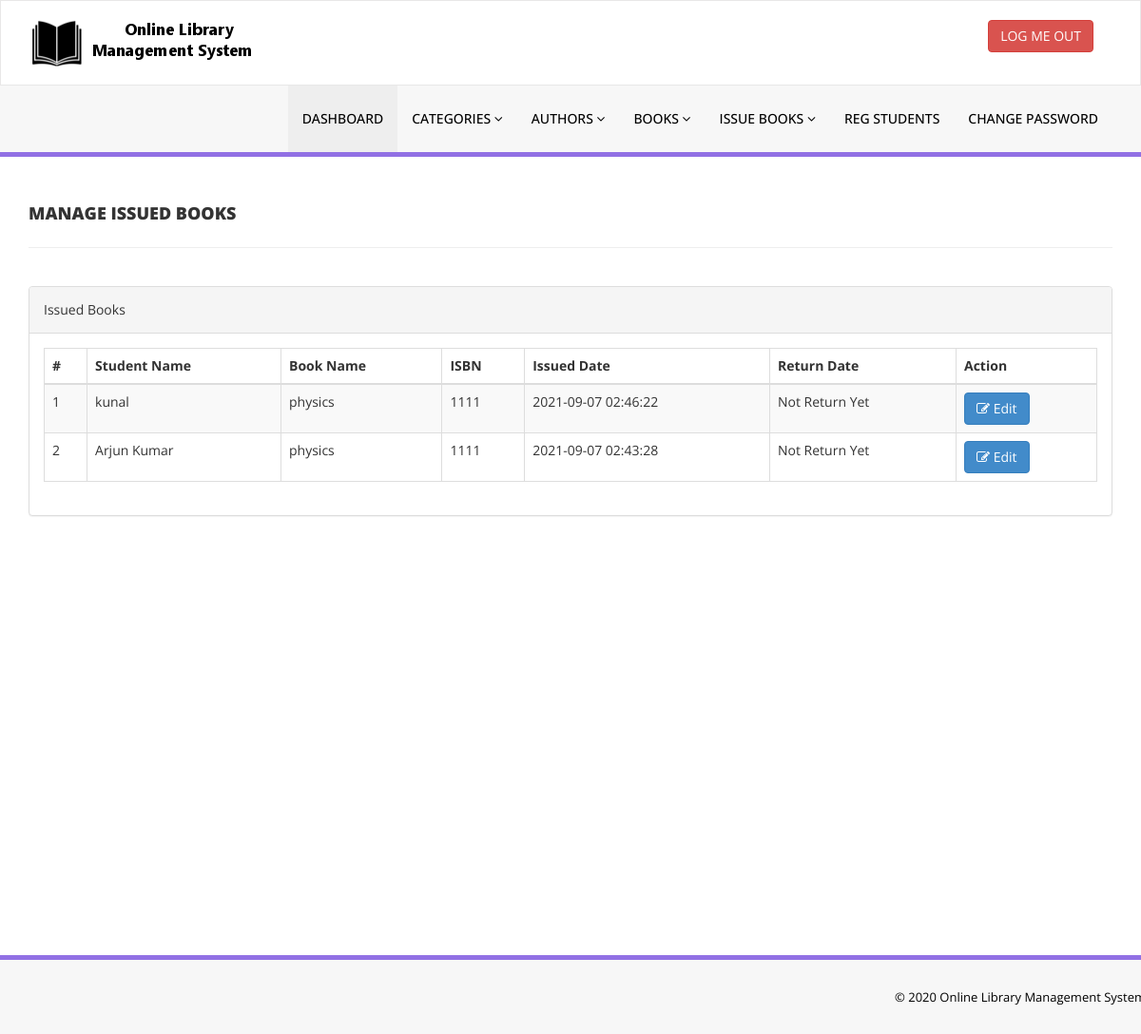
The app's page /admin/manage-issued-books.php (signed in) with its own data.
### tables this page shows
CREATE TABLE `tblissuedbookdetails` (
  `id` int(11) NOT NULL,
  `BookId` int(11) DEFAULT NULL,
  `StudentID` varchar(150) DEFAULT NULL,
  `IssuesDate` timestamp NULL DEFAULT current_timestamp(),
  `ReturnDate` timestamp NULL DEFAULT NULL ON UPDATE current_timestamp(),
  `RetrunStatus` int(1) NOT NULL,
  `fine` int(11) DEFAULT NULL
);

CREATE TABLE `tblstudents` (
  `id` int(11) NOT NULL,
  `StudentId` varchar(100) DEFAULT NULL,
  `FullName` varchar(120) DEFAULT NULL,
  `EmailId` varchar(120) DEFAULT NULL,
  `MobileNumber` char(11) DEFAULT NULL,
  `Password` varchar(120) DEFAULT NULL,
  `Status` int(1) DEFAULT NULL,
  `RegDate` timestamp NULL DEFAULT current_timestamp(),
  `UpdationDate` timestamp NULL DEFAULT NULL ON UPDATE current_timestamp()
);

CREATE TABLE `tblbooks` (
  `id` int(11) NOT NULL,
  `BookName` varchar(255) DEFAULT NULL,
  `CatId` int(11) DEFAULT NULL,
  `AuthorId` int(11) DEFAULT NULL,
  `ISBNNumber` int(11) DEFAULT NULL,
  `BookPrice` int(11) DEFAULT NULL,
  `RegDate` timestamp NULL DEFAULT current_timestamp(),
  `UpdationDate` timestamp NULL DEFAULT NULL ON UPDATE current_timestamp()
);

### admin/manage-issued-books.php (the view, shortened to what this page needs)
<?php
include('includes/config.php');
if(strlen($_SESSION['alogin'])==0)
    {
header('location:index.php');
}
else{
    ?>
<!DOCTYPE html>
<html xmlns="http://www.w3.org/1999/xhtml">
<head>
    <link href="assets/css/bootstrap.css" rel="stylesheet" />
    <link href="assets/css/font-awesome.css" rel="stylesheet" />
    <link href="assets/js/dataTables/dataTables.bootstrap.css" rel="stylesheet" />
    <link href="assets/css/style.css" rel="stylesheet" />
</head>
<body>
<?php include('includes/header.php');?>
    <div class="content-wrapper">
         <div class="container">
        <div class="row pad-botm">
            <div class="col-md-12">
                <h4 class="header-line">Manage Issued Books</h4>
    </div>
     <div class="row">
</div>
        </div>
            <div class="row">
                <div class="col-md-12">
                    <div class="panel panel-default">
                        <div class="panel-heading">
                          Issued Books
                        </div>
                        <div class="panel-body">
                            <div class="table-responsive">
                                <table class="table table-striped table-bordered table-hover" id="dataTables-example">
                                    <thead>
                                        <tr>
                                            <th>#</th>
                                            <th>Student Name</th>
                                            <th>Book Name</th>
                                            <th>ISBN </th>
                                            <th>Issued Date</th>
                                            <th>Return Date</th>
                                            <th>Action</th>
                                        </tr>
                                    </thead>
                                    <tbody>
<?php $sql = "SELECT tblstudents.FullName,tblbooks.BookName,tblbooks.ISBNNumber,tblissuedbookdetails.IssuesDate,tblissuedbookdetails.ReturnDate,tblissuedbookdetails.id as rid from  tblissuedbookdetails join tblstudents on tblstudents.StudentId=tblissuedbookdetails.StudentId join tblbooks on tblbooks.id=tblissuedbookdetails.BookId order by tblissuedbookdetails.id desc";
$query = $dbh -> prepare($sql);
$query->execute();
$results=$query->fetchAll(PDO::FETCH_OBJ);
$cnt=1;
if($query->rowCount() > 0)
{
foreach($results as $result)
{               ?>
                                        <tr class="odd gradeX">
                                            <td class="center"><?php echo htmlentities($cnt);?></td>
                                            <td class="center"><?php echo htmlentities($result->FullName);?></td>
                                            <td class="center"><?php echo htmlentities($result->BookName);?></td>
                                            <td class="center"><?php echo htmlentities($result->ISBNNumber);?></td>
                                            <td class="center"><?php echo htmlentities($result->IssuesDate);?></td>
                                            <td class="center"><?php if($result->ReturnDate=="")
                                            {
                                                echo htmlentities("Not Return Yet");
                                            } else {
                                            echo htmlentities($result->ReturnDate);
}
                                            ?></td>
                                            <td class="center">
                                            <a href="update-issue-bookdeails.php?rid=<?php echo htmlentities($result->rid);?>"><button class="btn btn-primary"><i class="fa fa-edit "></i> Edit</button>
                                            </td>
                                        </tr>
 <?php $cnt=$cnt+1;}} ?>
                                    </tbody>
                                </table>
                            </div>
                        </div>
                    </div>
                </div>
            </div>
    </div>
    </div>
  <?php include('includes/footer.php');?>
</body>
</html>
<?php } ?>

### admin/assets/css/style.css (style rules this page uses)
.content-wrapper { margin-top: 40px; min-height:800px; padding-bottom:90px; }
.header-line { font-weight:900; padding-bottom:25px; border-bottom:1px solid #eeeeee; text-transform:uppercase; }
.pad-botm { padding-bottom:30px; }

### records on screen
tblissuedbookdetails: tblstudents.FullName "kunal", BookId.BookName "physics", BookId.ISBNNumber "1111", IssuesDate "2021-09-07 02:46:22"
tblissuedbookdetails: tblstudents.FullName "Arjun Kumar", BookId.BookName "physics", BookId.ISBNNumber "1111", IssuesDate "2021-09-07 02:43:28"
